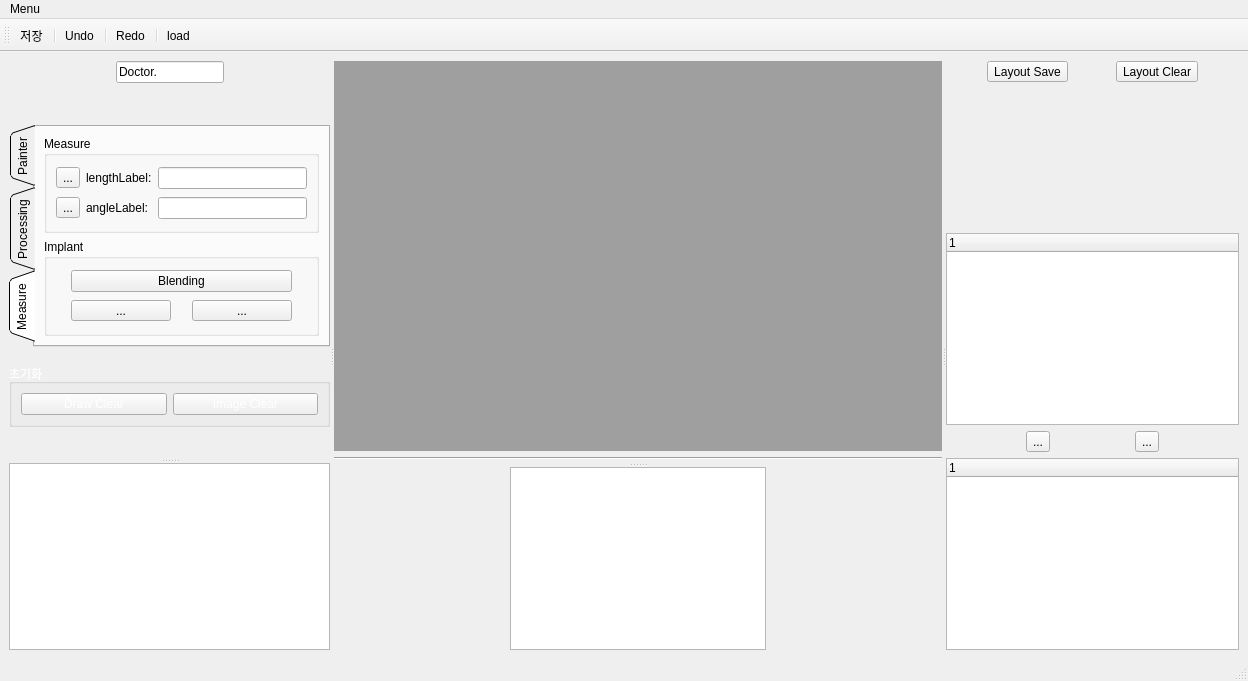
<?xml version="1.0" encoding="UTF-8"?>
<ui version="4.0">
 <class>MainWindow</class>
 <widget class="QMainWindow" name="MainWindow">
  <property name="geometry">
   <rect>
    <x>0</x>
    <y>0</y>
    <width>1248</width>
    <height>681</height>
   </rect>
  </property>
  <property name="windowTitle">
   <string>MainWindow</string>
  </property>
  <property name="styleSheet">
   <string notr="true">QMainWindow {background-color: rgb(32, 56, 100)};

</string>
  </property>
  <widget class="QWidget" name="centralwidget">
   <layout class="QVBoxLayout" name="verticalLayout_12">
    <item>
     <widget class="QSplitter" name="splitter4">
      <property name="orientation">
       <enum>Qt::Horizontal</enum>
      </property>
      <widget class="QSplitter" name="splitter3">
       <property name="orientation">
        <enum>Qt::Horizontal</enum>
       </property>
       <widget class="QSplitter" name="splitter">
        <property name="orientation">
         <enum>Qt::Vertical</enum>
        </property>
        <widget class="QWidget" name="layoutWidget">
         <layout class="QVBoxLayout" name="verticalLayout_8">
          <item>
           <layout class="QVBoxLayout" name="verticalLayout_5">
            <item>
             <layout class="QHBoxLayout" name="horizontalLayout_13">
              <item>
               <spacer name="horizontalSpacer_8">
                <property name="orientation">
                 <enum>Qt::Horizontal</enum>
                </property>
                <property name="sizeHint" stdset="0">
                 <size>
                  <width>40</width>
                  <height>20</height>
                 </size>
                </property>
               </spacer>
              </item>
              <item>
               <widget class="QLineEdit" name="doctorNameLineEdit">
                <property name="text">
                 <string>Doctor.</string>
                </property>
               </widget>
              </item>
              <item>
               <spacer name="horizontalSpacer_7">
                <property name="orientation">
                 <enum>Qt::Horizontal</enum>
                </property>
                <property name="sizeHint" stdset="0">
                 <size>
                  <width>40</width>
                  <height>20</height>
                 </size>
                </property>
               </spacer>
              </item>
             </layout>
            </item>
            <item>
             <spacer name="verticalSpacer_3">
              <property name="orientation">
               <enum>Qt::Vertical</enum>
              </property>
              <property name="sizeHint" stdset="0">
               <size>
                <width>20</width>
                <height>40</height>
               </size>
              </property>
             </spacer>
            </item>
           </layout>
          </item>
          <item>
           <widget class="QTabWidget" name="tabWidget">
            <property name="tabPosition">
             <enum>QTabWidget::West</enum>
            </property>
            <property name="tabShape">
             <enum>QTabWidget::Triangular</enum>
            </property>
            <property name="currentIndex">
             <number>2</number>
            </property>
            <widget class="QWidget" name="painterTab">
             <attribute name="title">
              <string>Painter</string>
             </attribute>
             <layout class="QVBoxLayout" name="verticalLayout">
              <item>
               <widget class="QGroupBox" name="brushGroupBox">
                <property name="styleSheet">
                 <string notr="true">QGroupBox {color: rgb(255, 255, 255)};</string>
                </property>
                <property name="title">
                 <string>Brush</string>
                </property>
                <layout class="QHBoxLayout" name="horizontalLayout_6">
                 <item>
                  <widget class="QToolButton" name="brushToolButton">
                   <property name="styleSheet">
                    <string notr="true">QToolButton {color: rgb(255, 255, 255)};
</string>
                   </property>
                   <property name="text">
                    <string>Brush</string>
                   </property>
                   <property name="icon">
                    <iconset resource="Image.qrc">
                     <normaloff>:/icon/Image/draw2.png</normaloff>:/icon/Image/draw2.png</iconset>
                   </property>
                  </widget>
                 </item>
                 <item>
                  <widget class="QSpinBox" name="spinBox"/>
                 </item>
                </layout>
               </widget>
              </item>
              <item>
               <widget class="QGroupBox" name="figureGroupBox">
                <property name="styleSheet">
                 <string notr="true">QGroupBox {color: rgb(255, 255, 255)};</string>
                </property>
                <property name="title">
                 <string>Figure</string>
                </property>
                <layout class="QHBoxLayout" name="horizontalLayout_3">
                 <item>
                  <widget class="QToolButton" name="circleToolButton">
                   <property name="minimumSize">
                    <size>
                     <width>0</width>
                     <height>0</height>
                    </size>
                   </property>
                   <property name="text">
                    <string>...</string>
                   </property>
                   <property name="icon">
                    <iconset resource="Image.qrc">
                     <normaloff>:/icon/Image/circle2.png</normaloff>:/icon/Image/circle2.png</iconset>
                   </property>
                   <property name="iconSize">
                    <size>
                     <width>30</width>
                     <height>30</height>
                    </size>
                   </property>
                  </widget>
                 </item>
                 <item>
                  <widget class="QToolButton" name="triangleToolButton">
                   <property name="minimumSize">
                    <size>
                     <width>0</width>
                     <height>0</height>
                    </size>
                   </property>
                   <property name="text">
                    <string>...</string>
                   </property>
                   <property name="icon">
                    <iconset resource="Image.qrc">
                     <normaloff>:/icon/Image/triangle2.png</normaloff>:/icon/Image/triangle2.png</iconset>
                   </property>
                   <property name="iconSize">
                    <size>
                     <width>30</width>
                     <height>30</height>
                    </size>
                   </property>
                  </widget>
                 </item>
                 <item>
                  <widget class="QToolButton" name="rectangleToolButton">
                   <property name="minimumSize">
                    <size>
                     <width>0</width>
                     <height>0</height>
                    </size>
                   </property>
                   <property name="text">
                    <string>...</string>
                   </property>
                   <property name="icon">
                    <iconset resource="Image.qrc">
                     <normaloff>:/icon/Image/rectangle2.png</normaloff>:/icon/Image/rectangle2.png</iconset>
                   </property>
                   <property name="iconSize">
                    <size>
                     <width>30</width>
                     <height>30</height>
                    </size>
                   </property>
                  </widget>
                 </item>
                 <item>
                  <widget class="QToolButton" name="arrowToolButton">
                   <property name="minimumSize">
                    <size>
                     <width>0</width>
                     <height>0</height>
                    </size>
                   </property>
                   <property name="text">
                    <string>...</string>
                   </property>
                   <property name="icon">
                    <iconset resource="Image.qrc">
                     <normaloff>:/icon/Image/arrow3.png</normaloff>:/icon/Image/arrow3.png</iconset>
                   </property>
                   <property name="iconSize">
                    <size>
                     <width>30</width>
                     <height>30</height>
                    </size>
                   </property>
                  </widget>
                 </item>
                </layout>
               </widget>
              </item>
              <item>
               <widget class="QGroupBox" name="colorGroupBox">
                <property name="styleSheet">
                 <string notr="true">QGroupBox {color: rgb(255, 255, 255)};</string>
                </property>
                <property name="title">
                 <string>Color</string>
                </property>
                <layout class="QHBoxLayout" name="horizontalLayout_4">
                 <item>
                  <widget class="QToolButton" name="colorToolButton">
                   <property name="layoutDirection">
                    <enum>Qt::LeftToRight</enum>
                   </property>
                   <property name="text">
                    <string>Color</string>
                   </property>
                   <property name="icon">
                    <iconset resource="Image.qrc">
                     <normaloff>:/icon/Image/color.png</normaloff>:/icon/Image/color.png</iconset>
                   </property>
                   <property name="iconSize">
                    <size>
                     <width>150</width>
                     <height>15</height>
                    </size>
                   </property>
                  </widget>
                 </item>
                </layout>
               </widget>
              </item>
             </layout>
            </widget>
            <widget class="QWidget" name="processingTab">
             <attribute name="title">
              <string>Processing</string>
             </attribute>
             <layout class="QVBoxLayout" name="verticalLayout_4">
              <item>
               <widget class="QGroupBox" name="imageGroupBox">
                <property name="styleSheet">
                 <string notr="true">QGroupBox {color: rgb(255, 255, 255)};</string>
                </property>
                <property name="title">
                 <string>Image</string>
                </property>
                <layout class="QVBoxLayout" name="verticalLayout_3">
                 <item>
                  <layout class="QHBoxLayout" name="horizontalLayout_7">
                   <item>
                    <widget class="QToolButton" name="brightToolButton">
                     <property name="text">
                      <string>...</string>
                     </property>
                     <property name="icon">
                      <iconset resource="Image.qrc">
                       <normaloff>:/icon/Image/bright.png</normaloff>:/icon/Image/bright.png</iconset>
                     </property>
                     <property name="iconSize">
                      <size>
                       <width>30</width>
                       <height>30</height>
                      </size>
                     </property>
                    </widget>
                   </item>
                   <item>
                    <widget class="QToolButton" name="brightnessToolButton">
                     <property name="text">
                      <string>...</string>
                     </property>
                     <property name="icon">
                      <iconset resource="Image.qrc">
                       <normaloff>:/icon/Image/brightness.png</normaloff>:/icon/Image/brightness.png</iconset>
                     </property>
                     <property name="iconSize">
                      <size>
                       <width>30</width>
                       <height>30</height>
                      </size>
                     </property>
                    </widget>
                   </item>
                   <item>
                    <widget class="QToolButton" name="sharpenToolButton">
                     <property name="text">
                      <string>...</string>
                     </property>
                     <property name="icon">
                      <iconset resource="Image.qrc">
                       <normaloff>:/icon/Image/sharpen.png</normaloff>:/icon/Image/sharpen.png</iconset>
                     </property>
                     <property name="iconSize">
                      <size>
                       <width>30</width>
                       <height>30</height>
                      </size>
                     </property>
                    </widget>
                   </item>
                  </layout>
                 </item>
                 <item>
                  <layout class="QHBoxLayout" name="horizontalLayout_9">
                   <item>
                    <widget class="QToolButton" name="contrastToolButton">
                     <property name="text">
                      <string>...</string>
                     </property>
                     <property name="icon">
                      <iconset resource="Image.qrc">
                       <normaloff>:/icon/Image/Contrast.png</normaloff>:/icon/Image/Contrast.png</iconset>
                     </property>
                     <property name="iconSize">
                      <size>
                       <width>30</width>
                       <height>30</height>
                      </size>
                     </property>
                    </widget>
                   </item>
                   <item>
                    <widget class="QToolButton" name="verticalFlipToolButton">
                     <property name="text">
                      <string>...</string>
                     </property>
                     <property name="icon">
                      <iconset resource="Image.qrc">
                       <normaloff>:/icon/Image/vertical flip.png</normaloff>:/icon/Image/vertical flip.png</iconset>
                     </property>
                     <property name="iconSize">
                      <size>
                       <width>30</width>
                       <height>30</height>
                      </size>
                     </property>
                    </widget>
                   </item>
                   <item>
                    <widget class="QToolButton" name="horizontalFlipToolButton">
                     <property name="text">
                      <string>...</string>
                     </property>
                     <property name="icon">
                      <iconset resource="Image.qrc">
                       <normaloff>:/icon/Image/horizontal flip.png</normaloff>:/icon/Image/horizontal flip.png</iconset>
                     </property>
                     <property name="iconSize">
                      <size>
                       <width>30</width>
                       <height>30</height>
                      </size>
                     </property>
                    </widget>
                   </item>
                  </layout>
                 </item>
                 <item>
                  <layout class="QHBoxLayout" name="horizontalLayout_10">
                   <item>
                    <widget class="QToolButton" name="zoomInToolButton">
                     <property name="text">
                      <string>...</string>
                     </property>
                     <property name="icon">
                      <iconset resource="Image.qrc">
                       <normaloff>:/icon/Image/zoom.png</normaloff>:/icon/Image/zoom.png</iconset>
                     </property>
                     <property name="iconSize">
                      <size>
                       <width>30</width>
                       <height>30</height>
                      </size>
                     </property>
                    </widget>
                   </item>
                   <item>
                    <widget class="QToolButton" name="zoomOutToolButton">
                     <property name="text">
                      <string>...</string>
                     </property>
                     <property name="icon">
                      <iconset resource="Image.qrc">
                       <normaloff>:/icon/Image/zoomOut.png</normaloff>:/icon/Image/zoomOut.png</iconset>
                     </property>
                     <property name="iconSize">
                      <size>
                       <width>30</width>
                       <height>30</height>
                      </size>
                     </property>
                    </widget>
                   </item>
                   <item>
                    <widget class="QToolButton" name="panningToolButton">
                     <property name="text">
                      <string>...</string>
                     </property>
                     <property name="icon">
                      <iconset resource="Image.qrc">
                       <normaloff>:/icon/Image/panning.png</normaloff>:/icon/Image/panning.png</iconset>
                     </property>
                     <property name="iconSize">
                      <size>
                       <width>30</width>
                       <height>30</height>
                      </size>
                     </property>
                    </widget>
                   </item>
                  </layout>
                 </item>
                 <item>
                  <layout class="QHBoxLayout" name="horizontalLayout_12">
                   <item>
                    <widget class="QToolButton" name="leftRotateToolButton">
                     <property name="text">
                      <string>...</string>
                     </property>
                     <property name="icon">
                      <iconset resource="Image.qrc">
                       <normaloff>:/icon/Image/rotate_L.png</normaloff>:/icon/Image/rotate_L.png</iconset>
                     </property>
                     <property name="iconSize">
                      <size>
                       <width>30</width>
                       <height>30</height>
                      </size>
                     </property>
                    </widget>
                   </item>
                   <item>
                    <widget class="QToolButton" name="rightRotateToolButton">
                     <property name="text">
                      <string>...</string>
                     </property>
                     <property name="icon">
                      <iconset resource="Image.qrc">
                       <normaloff>:/icon/Image/rotate_R.png</normaloff>:/icon/Image/rotate_R.png</iconset>
                     </property>
                     <property name="iconSize">
                      <size>
                       <width>30</width>
                       <height>30</height>
                      </size>
                     </property>
                    </widget>
                   </item>
                  </layout>
                 </item>
                </layout>
               </widget>
              </item>
             </layout>
            </widget>
            <widget class="QWidget" name="measueTab">
             <attribute name="title">
              <string>Measure</string>
             </attribute>
             <layout class="QVBoxLayout" name="verticalLayout_6">
              <item>
               <widget class="QGroupBox" name="measureGroupBox">
                <property name="styleSheet">
                 <string notr="true">QGroupBox {color: rgb(255, 255, 255)};</string>
                </property>
                <property name="title">
                 <string>Measure</string>
                </property>
                <layout class="QGridLayout" name="gridLayout_2">
                 <item row="0" column="0">
                  <widget class="QToolButton" name="rulerToolButton">
                   <property name="minimumSize">
                    <size>
                     <width>0</width>
                     <height>0</height>
                    </size>
                   </property>
                   <property name="text">
                    <string>...</string>
                   </property>
                   <property name="icon">
                    <iconset resource="Image.qrc">
                     <normaloff>:/icon/Image/ruler.png</normaloff>:/icon/Image/ruler.png</iconset>
                   </property>
                   <property name="iconSize">
                    <size>
                     <width>30</width>
                     <height>30</height>
                    </size>
                   </property>
                  </widget>
                 </item>
                 <item row="0" column="1">
                  <widget class="QLabel" name="lengthLabel">
                   <property name="text">
                    <string>lengthLabel:</string>
                   </property>
                  </widget>
                 </item>
                 <item row="0" column="2">
                  <widget class="QLineEdit" name="lengthLineEdit"/>
                 </item>
                 <item row="1" column="0">
                  <widget class="QToolButton" name="protractorToolButton">
                   <property name="minimumSize">
                    <size>
                     <width>0</width>
                     <height>0</height>
                    </size>
                   </property>
                   <property name="text">
                    <string>...</string>
                   </property>
                   <property name="icon">
                    <iconset resource="Image.qrc">
                     <normaloff>:/icon/Image/progtractor.png</normaloff>:/icon/Image/progtractor.png</iconset>
                   </property>
                   <property name="iconSize">
                    <size>
                     <width>30</width>
                     <height>30</height>
                    </size>
                   </property>
                  </widget>
                 </item>
                 <item row="1" column="1">
                  <widget class="QLabel" name="angleLabel">
                   <property name="text">
                    <string>angleLabel:</string>
                   </property>
                  </widget>
                 </item>
                 <item row="1" column="2">
                  <widget class="QLineEdit" name="angleLineEdit"/>
                 </item>
                </layout>
               </widget>
              </item>
              <item>
               <widget class="QGroupBox" name="implantGroupBox">
                <property name="styleSheet">
                 <string notr="true">QGroupBox {color: rgb(255, 255, 255)};</string>
                </property>
                <property name="title">
                 <string>Implant</string>
                </property>
                <layout class="QGridLayout" name="gridLayout">
                 <item row="1" column="1">
                  <widget class="QToolButton" name="implantToolButton_2">
                   <property name="minimumSize">
                    <size>
                     <width>100</width>
                     <height>0</height>
                    </size>
                   </property>
                   <property name="sizeIncrement">
                    <size>
                     <width>0</width>
                     <height>0</height>
                    </size>
                   </property>
                   <property name="text">
                    <string>...</string>
                   </property>
                   <property name="icon">
                    <iconset resource="Image.qrc">
                     <normaloff>:/icon/Image/implant.png</normaloff>:/icon/Image/implant.png</iconset>
                   </property>
                   <property name="iconSize">
                    <size>
                     <width>30</width>
                     <height>30</height>
                    </size>
                   </property>
                  </widget>
                 </item>
                 <item row="0" column="0" colspan="2">
                  <widget class="QPushButton" name="blendingButton">
                   <property name="text">
                    <string>Blending</string>
                   </property>
                  </widget>
                 </item>
                 <item row="1" column="0">
                  <widget class="QToolButton" name="implantToolButton">
                   <property name="minimumSize">
                    <size>
                     <width>100</width>
                     <height>0</height>
                    </size>
                   </property>
                   <property name="sizeIncrement">
                    <size>
                     <width>0</width>
                     <height>0</height>
                    </size>
                   </property>
                   <property name="text">
                    <string>...</string>
                   </property>
                   <property name="icon">
                    <iconset resource="Image.qrc">
                     <normaloff>:/icon/Image/implant.png</normaloff>:/icon/Image/implant.png</iconset>
                   </property>
                   <property name="iconSize">
                    <size>
                     <width>30</width>
                     <height>30</height>
                    </size>
                   </property>
                  </widget>
                 </item>
                </layout>
               </widget>
              </item>
             </layout>
            </widget>
           </widget>
          </item>
          <item>
           <layout class="QVBoxLayout" name="verticalLayout_7">
            <item>
             <spacer name="verticalSpacer_4">
              <property name="orientation">
               <enum>Qt::Vertical</enum>
              </property>
              <property name="sizeHint" stdset="0">
               <size>
                <width>20</width>
                <height>15</height>
               </size>
              </property>
             </spacer>
            </item>
            <item>
             <widget class="QGroupBox" name="initializationGroupBox">
              <property name="palette">
               <palette>
                <active>
                 <colorrole role="WindowText">
                  <brush brushstyle="SolidPattern">
                   <color alpha="255">
                    <red>255</red>
                    <green>255</green>
                    <blue>255</blue>
                   </color>
                  </brush>
                 </colorrole>
                 <colorrole role="Text">
                  <brush brushstyle="SolidPattern">
                   <color alpha="255">
                    <red>255</red>
                    <green>255</green>
                    <blue>255</blue>
                   </color>
                  </brush>
                 </colorrole>
                 <colorrole role="ButtonText">
                  <brush brushstyle="SolidPattern">
                   <color alpha="255">
                    <red>255</red>
                    <green>255</green>
                    <blue>255</blue>
                   </color>
                  </brush>
                 </colorrole>
                 <colorrole role="PlaceholderText">
                  <brush brushstyle="SolidPattern">
                   <color alpha="255">
                    <red>255</red>
                    <green>255</green>
                    <blue>255</blue>
                   </color>
                  </brush>
                 </colorrole>
                </active>
                <inactive>
                 <colorrole role="WindowText">
                  <brush brushstyle="SolidPattern">
                   <color alpha="255">
                    <red>255</red>
                    <green>255</green>
                    <blue>255</blue>
                   </color>
                  </brush>
                 </colorrole>
                 <colorrole role="Text">
                  <brush brushstyle="SolidPattern">
                   <color alpha="255">
                    <red>255</red>
                    <green>255</green>
                    <blue>255</blue>
                   </color>
                  </brush>
                 </colorrole>
                 <colorrole role="ButtonText">
                  <brush brushstyle="SolidPattern">
                   <color alpha="255">
                    <red>255</red>
                    <green>255</green>
                    <blue>255</blue>
                   </color>
                  </brush>
                 </colorrole>
                 <colorrole role="PlaceholderText">
                  <brush brushstyle="SolidPattern">
                   <color alpha="255">
                    <red>255</red>
                    <green>255</green>
                    <blue>255</blue>
                   </color>
                  </brush>
                 </colorrole>
                </inactive>
                <disabled>
                 <colorrole role="WindowText">
                  <brush brushstyle="SolidPattern">
                   <color alpha="255">
                    <red>255</red>
                    <green>255</green>
                    <blue>255</blue>
                   </color>
                  </brush>
                 </colorrole>
                 <colorrole role="Text">
                  <brush brushstyle="SolidPattern">
                   <color alpha="255">
                    <red>255</red>
                    <green>255</green>
                    <blue>255</blue>
                   </color>
                  </brush>
                 </colorrole>
                 <colorrole role="ButtonText">
                  <brush brushstyle="SolidPattern">
                   <color alpha="255">
                    <red>255</red>
                    <green>255</green>
                    <blue>255</blue>
                   </color>
                  </brush>
                 </colorrole>
                 <colorrole role="PlaceholderText">
                  <brush brushstyle="SolidPattern">
                   <color alpha="255">
                    <red>255</red>
                    <green>255</green>
                    <blue>255</blue>
                   </color>
                  </brush>
                 </colorrole>
                </disabled>
               </palette>
              </property>
              <property name="autoFillBackground">
               <bool>false</bool>
              </property>
              <property name="styleSheet">
               <string notr="true">QGroupBox {color: rgb(255, 255, 255)};


</string>
              </property>
              <property name="title">
               <string>초기화</string>
              </property>
              <property name="checkable">
               <bool>false</bool>
              </property>
              <layout class="QHBoxLayout" name="horizontalLayout_8">
               <item>
                <widget class="QPushButton" name="drawClearPushButton">
                 <property name="styleSheet">
                  <string notr="true">QPushButton {background-color: rgb(217, 217, 217)};</string>
                 </property>
                 <property name="text">
                  <string>Draw Clear</string>
                 </property>
                </widget>
               </item>
               <item>
                <widget class="QPushButton" name="imageClearPushButton">
                 <property name="styleSheet">
                  <string notr="true">QPushButton {background-color: rgb(217, 217, 217)};
</string>
                 </property>
                 <property name="text">
                  <string>Image Clear</string>
                 </property>
                </widget>
               </item>
              </layout>
             </widget>
            </item>
           </layout>
          </item>
          <item>
           <spacer name="verticalSpacer_2">
            <property name="orientation">
             <enum>Qt::Vertical</enum>
            </property>
            <property name="sizeHint" stdset="0">
             <size>
              <width>256</width>
              <height>36</height>
             </size>
            </property>
           </spacer>
          </item>
         </layout>
        </widget>
        <widget class="QTableView" name="patientTableView">
         <property name="editTriggers">
          <set>QAbstractItemView::NoEditTriggers</set>
         </property>
         <property name="alternatingRowColors">
          <bool>true</bool>
         </property>
         <property name="selectionBehavior">
          <enum>QAbstractItemView::SelectRows</enum>
         </property>
         <attribute name="verticalHeaderDefaultSectionSize">
          <number>30</number>
         </attribute>
        </widget>
       </widget>
       <widget class="QSplitter" name="splitter2">
        <property name="orientation">
         <enum>Qt::Vertical</enum>
        </property>
        <widget class="QWidget" name="layoutWidget">
         <layout class="QVBoxLayout" name="verticalLayout_11">
          <item>
           <widget class="QMdiArea" name="mdiArea">
            <property name="styleSheet">
             <string notr="true">QMdiArea {background-color: rgb(32, 56, 100)};
</string>
            </property>
            <property name="viewMode">
             <enum>QMdiArea::TabbedView</enum>
            </property>
           </widget>
          </item>
          <item>
           <widget class="Line" name="line">
            <property name="orientation">
             <enum>Qt::Horizontal</enum>
            </property>
           </widget>
          </item>
          <item>
           <spacer name="verticalSpacer">
            <property name="orientation">
             <enum>Qt::Vertical</enum>
            </property>
            <property name="sizeHint" stdset="0">
             <size>
              <width>522</width>
              <height>13</height>
             </size>
            </property>
           </spacer>
          </item>
         </layout>
        </widget>
        <widget class="QWidget" name="layoutWidget">
         <layout class="QHBoxLayout" name="horizontalLayout_14">
          <item>
           <spacer name="horizontalSpacer_9">
            <property name="orientation">
             <enum>Qt::Horizontal</enum>
            </property>
            <property name="sizeHint" stdset="0">
             <size>
              <width>40</width>
              <height>20</height>
             </size>
            </property>
           </spacer>
          </item>
          <item>
           <widget class="QListWidget" name="listWidget"/>
          </item>
          <item>
           <spacer name="horizontalSpacer_10">
            <property name="orientation">
             <enum>Qt::Horizontal</enum>
            </property>
            <property name="sizeHint" stdset="0">
             <size>
              <width>40</width>
              <height>20</height>
             </size>
            </property>
           </spacer>
          </item>
         </layout>
        </widget>
       </widget>
      </widget>
      <widget class="QWidget" name="layoutWidget">
       <layout class="QVBoxLayout" name="verticalLayout_10">
        <item>
         <layout class="QVBoxLayout" name="verticalLayout_9">
          <item>
           <layout class="QHBoxLayout" name="horizontalLayout_2">
            <item>
             <spacer name="horizontalSpacer_4">
              <property name="orientation">
               <enum>Qt::Horizontal</enum>
              </property>
              <property name="sizeHint" stdset="0">
               <size>
                <width>18</width>
                <height>20</height>
               </size>
              </property>
             </spacer>
            </item>
            <item>
             <widget class="QToolButton" name="toolButton_3">
              <property name="styleSheet">
               <string notr="true">QToolButton {background-color: rgb(180, 199, 231)};</string>
              </property>
              <property name="text">
               <string>Layout Save</string>
              </property>
             </widget>
            </item>
            <item>
             <spacer name="horizontalSpacer_5">
              <property name="orientation">
               <enum>Qt::Horizontal</enum>
              </property>
              <property name="sizeHint" stdset="0">
               <size>
                <width>18</width>
                <height>20</height>
               </size>
              </property>
             </spacer>
            </item>
            <item>
             <widget class="QToolButton" name="toolButton_4">
              <property name="styleSheet">
               <string notr="true">QToolButton {background-color: rgb(180, 199, 231)};</string>
              </property>
              <property name="text">
               <string>Layout Clear</string>
              </property>
             </widget>
            </item>
            <item>
             <spacer name="horizontalSpacer_6">
              <property name="orientation">
               <enum>Qt::Horizontal</enum>
              </property>
              <property name="sizeHint" stdset="0">
               <size>
                <width>18</width>
                <height>20</height>
               </size>
              </property>
             </spacer>
            </item>
           </layout>
          </item>
          <item>
           <spacer name="verticalSpacer_5">
            <property name="orientation">
             <enum>Qt::Vertical</enum>
            </property>
            <property name="sizeHint" stdset="0">
             <size>
              <width>20</width>
              <height>40</height>
             </size>
            </property>
           </spacer>
          </item>
         </layout>
        </item>
        <item>
         <layout class="QVBoxLayout" name="verticalLayout_2">
          <item>
           <widget class="QTreeWidget" name="treeWidget1">
            <property name="styleSheet">
             <string notr="true">QTreeWidget {rgb(255, 255, 255)};</string>
            </property>
            <column>
             <property name="text">
              <string notr="true">1</string>
             </property>
            </column>
           </widget>
          </item>
          <item>
           <layout class="QHBoxLayout" name="horizontalLayout">
            <item>
             <spacer name="horizontalSpacer_3">
              <property name="orientation">
               <enum>Qt::Horizontal</enum>
              </property>
              <property name="sizeHint" stdset="0">
               <size>
                <width>18</width>
                <height>20</height>
               </size>
              </property>
             </spacer>
            </item>
            <item>
             <widget class="QToolButton" name="upToolButton">
              <property name="text">
               <string>...</string>
              </property>
              <property name="icon">
               <iconset resource="Image.qrc">
                <normaloff>:/icon/Image/up7.png</normaloff>:/icon/Image/up7.png</iconset>
              </property>
             </widget>
            </item>
            <item>
             <spacer name="horizontalSpacer">
              <property name="orientation">
               <enum>Qt::Horizontal</enum>
              </property>
              <property name="sizeHint" stdset="0">
               <size>
                <width>18</width>
                <height>20</height>
               </size>
              </property>
             </spacer>
            </item>
            <item>
             <widget class="QToolButton" name="downToolButton">
              <property name="text">
               <string>...</string>
              </property>
              <property name="icon">
               <iconset resource="Image.qrc">
                <normaloff>:/icon/Image/down7.png</normaloff>:/icon/Image/down7.png</iconset>
              </property>
             </widget>
            </item>
            <item>
             <spacer name="horizontalSpacer_2">
              <property name="orientation">
               <enum>Qt::Horizontal</enum>
              </property>
              <property name="sizeHint" stdset="0">
               <size>
                <width>18</width>
                <height>20</height>
               </size>
              </property>
             </spacer>
            </item>
           </layout>
          </item>
          <item>
           <widget class="QTreeWidget" name="treeWidget2">
            <column>
             <property name="text">
              <string notr="true">1</string>
             </property>
            </column>
           </widget>
          </item>
         </layout>
        </item>
       </layout>
      </widget>
     </widget>
    </item>
   </layout>
  </widget>
  <widget class="QMenuBar" name="menubar">
   <property name="geometry">
    <rect>
     <x>0</x>
     <y>0</y>
     <width>1248</width>
     <height>26</height>
    </rect>
   </property>
   <widget class="QMenu" name="menuMenu">
    <property name="title">
     <string>Menu</string>
    </property>
   </widget>
   <addaction name="menuMenu"/>
  </widget>
  <widget class="QStatusBar" name="statusbar"/>
  <widget class="QToolBar" name="toolBar">
   <property name="windowTitle">
    <string>toolBar</string>
   </property>
   <attribute name="toolBarArea">
    <enum>TopToolBarArea</enum>
   </attribute>
   <attribute name="toolBarBreak">
    <bool>false</bool>
   </attribute>
   <addaction name="actionSave"/>
   <addaction name="separator"/>
   <addaction name="actionUndo"/>
   <addaction name="separator"/>
   <addaction name="actionRedo"/>
   <addaction name="separator"/>
   <addaction name="actionload"/>
  </widget>
  <action name="actionSave">
   <property name="text">
    <string>저장</string>
   </property>
  </action>
  <action name="actionRedo">
   <property name="text">
    <string>Redo</string>
   </property>
  </action>
  <action name="actionUndo">
   <property name="text">
    <string>Undo</string>
   </property>
  </action>
  <action name="actionload">
   <property name="text">
    <string>load</string>
   </property>
  </action>
 </widget>
 <resources>
  <include location="Image.qrc"/>
 </resources>
 <connections/>
</ui>
